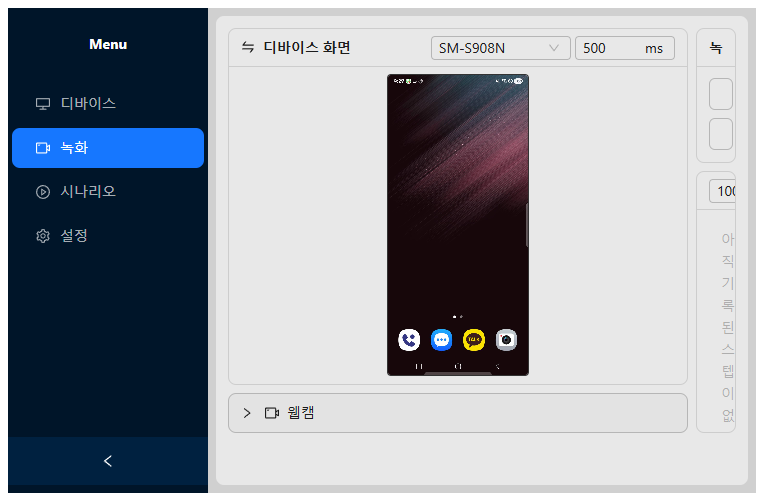
#> input picture record-page.png, 764 x 501 px; its folder holds only this picture in this run
$ python -i VisionCameraClient.py   (imports and definitions only)
#> lines starting #> are read from the running program, lines starting #| are printed output that depends on the picture
# -*- coding: utf-8 -*-
"""VisionCamera 클라이언트 — harvesters + Vimba GenTL 기반.

백그라운드 스레드에서 지속적으로 프레임을 캡처하여
최신 프레임을 즉시 반환하는 방식으로 동작.
"""

import io
import os
import glob
import logging
import threading
import time
from pathlib import Path

import cv2
import numpy as np
from PIL import Image

logger = logging.getLogger(__name__)


# [96 lines left out: functions _find_cti_files, _component_to_pil, scan_vision_cameras, not called in this run]


def _parse_gvcp_discovery(data: bytes) -> dict | None:
    """GVCP Discovery ACK 패킷 파싱."""
    import socket, struct
    if len(data) < 256:
        return None
    payload = data[8:]  # 8-byte header skip

    mac_high = struct.unpack(">H", payload[10:12])[0]
    mac_low = struct.unpack(">I", payload[12:16])[0]
    mac_str = "{:012X}".format((mac_high << 32) | mac_low)

    return {
        "id": "DEV_" + mac_str,
        "mac": mac_str,
        "ip": socket.inet_ntoa(payload[36:40]),
        "subnet": socket.inet_ntoa(payload[52:56]),
        "gateway": socket.inet_ntoa(payload[68:72]),
        "vendor": payload[72:104].split(b'\x00')[0].decode('utf-8', errors='replace'),
        "model": payload[104:136].split(b'\x00')[0].decode('utf-8', errors='replace'),
        "serial": payload[216:232].split(b'\x00')[0].decode('utf-8', errors='replace'),
        "display_name": payload[232:248].split(b'\x00')[0].decode('utf-8', errors='replace'),
        "tl_type": "GEV",
    }


# [52 lines left out: function force_ip_camera, not called in this run]


class VisionCameraClient:
    """harvesters 기반 GigE Vision 카메라 제어.

    백그라운드 스레드에서 지속 캡처 → 최신 프레임 즉시 반환.
    """

    # [198 lines left out: functions __init__, _frame_loop, md_VisionConnect, md_VisionDisconnect, md_IsConnect, md_VisionCapture and 1 more, not called in this run]

    # ------------------------------------------------------------------

    @property
    def is_connected(self) -> bool:
        return self._isConnected

    # [20 lines left out: function _cleanup, not called in this run]

    def dispose(self):
        self._cleanup()

>>> import cv2
>>> picture = cv2.imread('../../../record-page.png', cv2.IMREAD_GRAYSCALE)
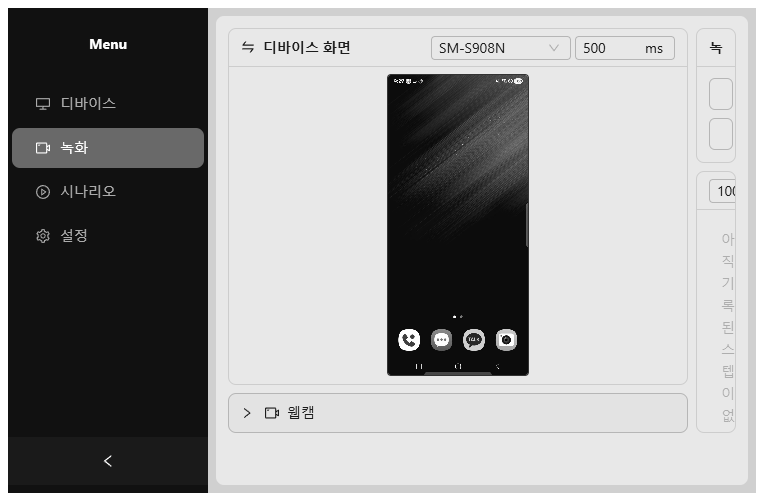
#> picture: shape (501, 764); min 1, max 255, mean 156.8
>>> result = _parse_gvcp_discovery(picture)
#> in _parse_gvcp_discovery, `payload = data[8:]`:
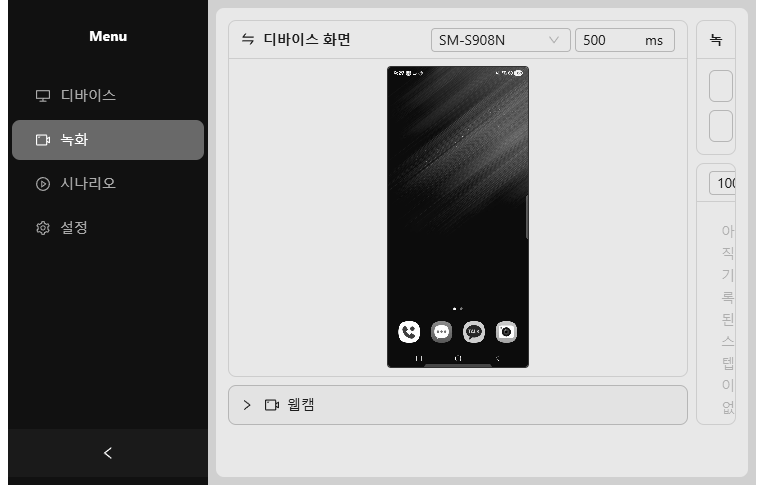
#> payload: shape (493, 764); min 1, max 255, mean 155.2
#> (the run stopped early here; a loop or call above may not have finished)
